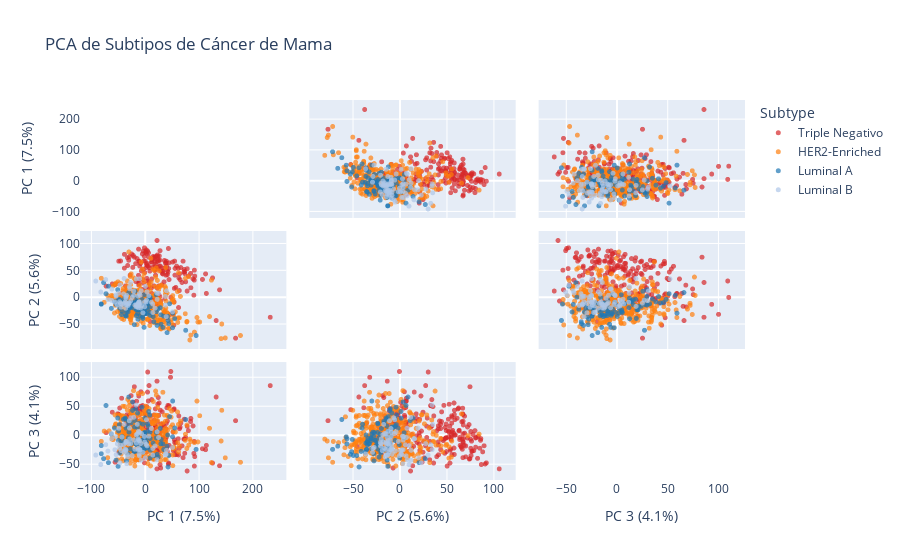

Source (notebook cell):
### Code cell
sys.path.append(os.path.abspath("../../"))
from src.utils.ConvertTextToCsv import TextToCsv

df_txt = pd.read_csv("../../data/raw/data_mrna_seq_v2_rsem.txt", header=None)
print(df_txt)
df_csv = TextToCsv("../../data/raw/data_mrna_seq_v2_rsem.txt")
print(df_csv.columns)


df_clean = df_csv.drop_duplicates(subset=['Hugo_Symbol'])
df_clean = df_clean.set_index('Hugo_Symbol')
df_clean = df_clean.drop(columns=['Entrez_Gene_Id'], errors='ignore')
df_counts = df_clean.T
df_counts.columns = df_counts.columns.astype(str).str.strip().str.upper()

genes_clave = ['ERBB2', 'ESR1', 'PGR', 'MKI67']
encontrados = [g for g in genes_clave if g in df_counts.columns]
print(f"Genes that are found: {encontrados}") 

# PCA
scaler = StandardScaler()
X_scaled = scaler.fit_transform(df_counts)
    
pca = PCA(n_components=4)
components = pca.fit_transform(X_scaled)
    

def classification_per_row(row):
    her2 = row.get('ERBB2', 0)
    esr1 = row.get('ESR1', 0)
    ki67 = row.get('MKI67', 0)
        
    th_her2 = df_counts['ERBB2'].median() if 'ERBB2' in df_counts else 0
    th_esr1 = df_counts['ESR1'].median() if 'ESR1' in df_counts else 0
    th_ki67 = df_counts['MKI67'].median() if 'MKI67' in df_counts else 0

    if her2 > th_her2:
        return 'HER2-Enriched'
    elif esr1 > th_esr1:
        if ki67 > th_ki67:
            return 'Luminal B'
        else:
            return 'Luminal A'
    else:
        return 'Triple Negativo'


df_plot = pd.DataFrame(components, columns=['0', '1', '2', '3'])
df_plot['Subtype'] = df_counts.apply(classification_per_row, axis=1).values
df_plot['Patient_ID'] = df_counts.index


labels = {str(i): f"PC {i+1} ({var:.1f}%)" for i, var in enumerate(pca.explained_variance_ratio_ * 100)}


fig = px.scatter_matrix(
    df_plot,
    dimensions=['0', '1', '2'],
    color='Subtype',
    labels=labels,
    hover_name='Patient_ID',
    title="PCA de Subtipos de Cáncer de Mama",
    opacity=0.7,
    color_discrete_map={
        'Luminal A': '#1f77b4', 'Luminal B': '#aec7e8',
        'HER2-Enriched': '#ff7f0e', 'Triple Negativo': '#d62728'
    }
)
fig.update_traces(diagonal_visible=False, marker=dict(size=5))
fig.show()

### Figure 1 — Plotly figure (JSON) as saved in the notebook; plotly's stock layout.template omitted (floating-point values rounded to 4 significant figures; data arrays with more than 128 entries replaced by an {"elided": "..."} marker saying what was removed)
{"data": [{"diagonal": {"visible": false}, "dimensions": [{"axis": {"matches": true}, "label": "PC 1 (7.5%)", "values": {"elided": "230 float values"}}, {"axis": {"matches": true}, "label": "PC 2 (5.6%)", "values": {"elided": "230 float values"}}, {"axis": {"matches": true}, "label": "PC 3 (4.1%)", "values": {"elided": "230 float values"}}], "hovertemplate": "<b>%{hovertext}</b><br><br>Subtype=Triple Negativo<br>%{xaxis.title.text}=%{x}<br>%{yaxis.title.text}=%{y}<extra></extra>", "hovertext": {"elided": "230 str values"}, "legendgroup": "Triple Negativo", "marker": {"color": "#d62728", "opacity": 0.7, "size": 5, "symbol": "circle"}, "name": "Triple Negativo", "showlegend": true, "type": "splom"}, {"diagonal": {"visible": false}, "dimensions": [{"axis": {"matches": true}, "label": "PC 1 (7.5%)", "values": {"elided": "408 float values"}}, {"axis": {"matches": true}, "label": "PC 2 (5.6%)", "values": {"elided": "408 float values"}}, {"axis": {"matches": true}, "label": "PC 3 (4.1%)", "values": {"elided": "408 float values"}}], "hovertemplate": "<b>%{hovertext}</b><br><br>Subtype=HER2-Enriched<br>%{xaxis.title.text}=%{x}<br>%{yaxis.title.text}=%{y}<extra></extra>", "hovertext": {"elided": "408 str values"}, "legendgroup": "HER2-Enriched", "marker": {"color": "#ff7f0e", "opacity": 0.7, "size": 5, "symbol": "circle"}, "name": "HER2-Enriched", "showlegend": true, "type": "splom"}, {"diagonal": {"visible": false}, "dimensions": [{"axis": {"matches": true}, "label": "PC 1 (7.5%)", "values": [-8.618, -0.2212, 33.05, 4.303, -5.861, -20.88, -23.33, -40.17, -30.45, -81.6, -35.47, -1.927, -37.14, 9.336, -25.2, 28.2, 0.2924, 40.86, 75.52, 20.66, -14.57, 51.27, 20.92, -0.995, -3.264, -34.64, 94.9, 3.503, 42.72, 9.755, -42.84, -13.45, -54.06, 45.54, -23.39, -0.2185, -10.79, 29.22, -2.448, 2.646, -7.544, -13.99, 5.653, -51.04, -62.9, -72.82, -19.59, -81.6, -68.26, -77.27, -16.05, 8.985, 34.53, 22.31, -16.35, -31.73, -19.97, -16.43, -2.041, -50.28, -4.935, -49.65, -32.71, -43.88, -47.95, -30.01, -47.4, -36.47, -17.7, -36.85, -49.38, -28.37, 2.596, -10.09, 29.78, 55.13, -18.71, 14.96, -13.51, -30.93, -14.39, 44.03, -35.02, 8.537, -42.85, -0.5659, 4.594, 6.686, -56.91, -4.191, 16.21, 24.05, -31.98, -27.56, -5.82, -3.915, -25.97, -14.07, 5.839, 51.05, 9.473, 42.02]}, {"axis": {"matches": true}, "label": "PC 2 (5.6%)", "values": [-34.05, -29.57, -56.1, -23.06, -3.834, -20.1, -10.54, -4.763, 9.001, -12.46, -1.57, -56.09, 1.76, 0.2343, -10.2, -19.32, -30.71, -65.9, -61.56, 5.008, -22.82, -29.54, -26.74, -29.53, -16.5, -27.27, -71.39, -18.66, -43.12, -17.41, -9.037, -40.92, -13.19, -11.99, 3.915, -14.23, -23.23, -32.48, -27.54, -10.64, -12.66, -8.292, -12.15, 14.45, -20.58, 6.893, -8.38, -12.66, 20.88, 27.52, -34.12, -28.28, -35.19, -52.37, -0.187, -16.79, -51.07, -23.21, 4.923, -12.49, -36.62, -4.72, -13.68, -32.14, -3.456, -9.451, -20.0, -34.32, -9.768, -13.69, -11.51, -18.72, -30.58, -23.31, -50.29, -39.97, 11.4, -35.89, -13.54, -21.85, -6.567, -49.25, -35.18, -3.144, -25.91, -23.44, -10.0, 1.516, -7.97, -39.4, -45.67, -21.79, -27.38, -19.47, -25.81, -24.8, -16.31, -30.17, -4.738, -56.82, -33.55, -35.61]}, {"axis": {"matches": true}, "label": "PC 3 (4.1%)", "values": [-16.47, 2.328, -14.79, 20.04, 48.74, -27.76, 43.26, 27.8, 66.35, -17.66, 12.57, -5.839, 29.88, -39.34, -14.0, 12.05, -9.635, -18.69, 27.43, -4.377, -12.77, 59.48, 4.866, -23.12, -24.36, -44.07, -24.21, -22.07, -54.58, -25.61, -2.005, -27.68, -42.88, 32.47, 57.85, 30.02, 21.03, -14.68, -1.61, -12.09, -23.36, 38.72, 7.658, 29.95, 2.379, 51.72, 14.54, -31.76, -47.19, -40.29, -9.532, 5.586, -24.36, -32.76, -15.85, 24.2, -28.18, -15.34, 4.511, -53.59, -29.17, -8.866, 16.41, -14.38, 18.64, 5.57, -30.42, -11.98, 46.12, 28.12, 7.735, -8.211, -4.488, -23.52, -7.041, 12.71, 25.82, -13.34, -0.888, -4.166, 13.85, -34.69, -24.52, 35.28, -8.702, 5.023, -20.74, 41.27, 12.64, 19.37, -35.0, -37.53, -31.92, -23.36, -8.608, -17.28, 21.84, -5.517, 16.2, -2.403, -5.448, 0.5556]}], "hovertemplate": "<b>%{hovertext}</b><br><br>Subtype=Luminal A<br>%{xaxis.title.text}=%{x}<br>%{yaxis.title.text}=%{y}<extra></extra>", "hovertext": ["TCGA-A1-A0SQ-01", "TCGA-A2-A04N-01", "TCGA-A2-A0CQ-01", "TCGA-A2-A0CV-01", "TCGA-A2-A0EN-01", "TCGA-A2-A0EU-01", "TCGA-A2-A0YD-01", "TCGA-A2-A0YI-01", "TCGA-A2-A0YK-01", "TCGA-A2-A1FV-01", "TCGA-A2-A259-01", "TCGA-A2-A4S0-01", "TCGA-A7-A0CG-01", "TCGA-A7-A0CJ-01", "TCGA-A7-A0D9-01", "TCGA-A7-A3IY-01", "TCGA-A7-A3J0-01", "TCGA-A7-A3RF-01", "TCGA-A7-A425-01", "TCGA-A8-A06R-01", "TCGA-A8-A09T-01", "TCGA-AC-A3W6-01", "TCGA-AC-A62Y-01", "TCGA-AN-A0FK-01", "TCGA-AN-A0FW-01", "TCGA-AO-A1KP-01", "TCGA-AQ-A54O-01", "TCGA-AR-A1AS-01", "TCGA-B6-A0IA-01", "TCGA-B6-A0IO-01", "TCGA-B6-A0WT-01", "TCGA-B6-A0X4-01", "TCGA-B6-A1KC-01", "TCGA-BH-A0B6-01", "TCGA-BH-A0BO-01", "TCGA-BH-A0BP-01", "TCGA-BH-A0DP-01", "TCGA-BH-A0GZ-01", "TCGA-BH-A0H6-01", "TCGA-BH-A0H7-01", "TCGA-BH-A0H9-01", "TCGA-BH-A0W5-01", "TCGA-BH-A18H-01", "TCGA-BH-A1EO-01", "TCGA-BH-A1ET-01", "TCGA-BH-A1EU-01", "TCGA-BH-A1EY-01", "TCGA-BH-A1F5-01", "TCGA-BH-A1F8-01", "TCGA-BH-A1FM-01", "TCGA-BH-A1FR-01", "TCGA-C8-A12N-01", "TCGA-C8-A12X-01", "TCGA-C8-A133-01", "TCGA-C8-A26V-01", "TCGA-D8-A146-01", "TCGA-D8-A1JI-01", "TCGA-D8-A1JN-01", "TCGA-D8-A1JP-01", "TCGA-D8-A1JT-01", "TCGA-D8-A1X6-01", "TCGA-D8-A1X7-01", "TCGA-D8-A1XB-01", "TCGA-D8-A1XC-01", "TCGA-D8-A1XO-01", "TCGA-D8-A1XU-01", "TCGA-D8-A1XV-01", "TCGA-D8-A27E-01", "TCGA-D8-A27I-01", "TCGA-D8-A27L-01", "TCGA-D8-A27V-01", "TCGA-E2-A10B-01", "TCGA-E2-A14Q-01", "TCGA-E2-A14S-01", "TCGA-E2-A1BD-01", "TCGA-E2-A1IF-01", "TCGA-E2-A1IH-01", "TCGA-E2-A1IK-01", "TCGA-E2-A1IN-01", "TCGA-E2-A1L8-01", "TCGA-E2-A1L9-01", "TCGA-E2-A56Z-01", "TCGA-E9-A1N3-01", "TCGA-E9-A1NF-01", "TCGA-E9-A1RD-01", "TCGA-E9-A227-01", "TCGA-E9-A22B-01", "TCGA-E9-A22E-01", "TCGA-E9-A24A-01", "TCGA-E9-A3Q9-01", "TCGA-E9-A54X-01", "TCGA-EW-A1J6-01", "TCGA-EW-A1OX-01", "TCGA-EW-A1P0-01", "TCGA-EW-A1P5-01", "TCGA-EW-A1P6-01", "TCGA-EW-A1PE-01", "TCGA-GM-A2DM-01", "TCGA-GM-A2DN-01", "TCGA-GM-A3NY-01", "TCGA-LQ-A4E4-01", "TCGA-OL-A66H-01"], "legendgroup": "Luminal A", "marker": {"color": "#1f77b4", "opacity": 0.7, "size": 5, "symbol": "circle"}, "name": "Luminal A", "showlegend": true, "type": "splom"}, {"diagonal": {"visible": false}, "dimensions": [{"axis": {"matches": true}, "label": "PC 1 (7.5%)", "values": [25.06, -13.01, -51.7, -24.14, -69.29, -8.149, -47.44, 37.8, -34.08, 14.17, -21.29, -54.51, -10.79, -9.399, -12.76, -12.47, -16.3, -29.15, -35.69, -26.77, -12.54, -19.0, -21.11, -29.49, 0.4436, 39.83, 3.414, -91.88, -7.329, -36.12, -16.56, -53.93, -45.97, -35.63, -39.06, -37.16, 39.33, -14.54, -6.879, -10.75, -33.03, -11.19, 11.55, -16.64, 2.574, -0.7461, 1.952, 37.74, -14.69, -39.33, -82.53, 21.82, -10.3, -31.88, 18.43, -46.74, -73.25, -40.1, -62.55, -28.68, -43.18, -36.24, -48.94, -1.321, -34.79, 22.39, -30.8, -4.126, 51.07, -26.99, 7.008, 14.46, -12.38, -44.58, -61.92, -56.16, -10.26]}, {"axis": {"matches": true}, "label": "PC 2 (5.6%)", "values": [7.322, 2.444, -14.06, -0.0183, -4.373, -19.69, -8.057, 1.831, 3.605, -12.45, 11.88, 4.393, 6.966, 3.865, -19.44, -9.819, -13.54, 19.71, -1.366, -6.258, -15.89, -14.4, 3.871, -10.63, 20.43, 12.3, 10.33, 30.5, 12.27, 1.015, 34.59, 2.338, -11.09, -10.04, 35.37, -8.195, -36.1, -14.27, -15.92, -8.755, -12.83, -8.142, -9.095, -17.65, -5.133, -17.58, -8.691, -14.36, -16.92, -11.16, 10.04, 8.307, 34.77, -15.22, -20.23, 23.22, 33.31, 6.325, -5.56, 16.02, -13.15, -20.39, 8.007, -8.887, -14.0, -3.598, -12.16, -28.81, -27.11, 27.88, 3.228, -28.37, -12.27, -18.46, 15.46, -8.885, -12.0]}, {"axis": {"matches": true}, "label": "PC 3 (4.1%)", "values": [-3.63, -24.86, -14.72, -34.9, -27.21, -14.32, -21.82, -31.88, -49.02, -34.0, 31.22, -2.041, -35.37, -24.96, -6.063, -8.133, -13.22, 12.64, -10.5, 30.5, -22.16, -24.05, -8.06, 25.36, -38.82, -25.91, -18.15, -34.09, -42.94, -26.98, 52.55, -33.43, -17.11, -24.94, 18.94, -24.13, -32.29, 2.838, 3.284, 5.428, -33.52, -32.49, 11.86, 0.9291, 27.14, -11.55, -15.6, -34.1, 19.06, -29.15, -50.46, -42.07, -24.63, -37.1, -18.53, -47.31, -16.08, -16.37, 3.122, -6.15, -2.851, -12.62, 12.27, -1.77, -10.78, 6.277, -14.59, -29.38, -20.88, -14.22, -1.399, -22.71, 6.982, -26.33, -5.45, -24.86, -9.295]}], "hovertemplate": "<b>%{hovertext}</b><br><br>Subtype=Luminal B<br>%{xaxis.title.text}=%{x}<br>%{yaxis.title.text}=%{y}<extra></extra>", "hovertext": ["TCGA-A2-A0SW-01", "TCGA-A2-A0T3-01", "TCGA-A2-A0YF-01", "TCGA-A2-A0YT-01", "TCGA-A2-A1FW-01", "TCGA-A2-A1FX-01", "TCGA-A2-A1G4-01", "TCGA-A2-A4S3-01", "TCGA-A8-A06Q-01", "TCGA-A8-A079-01", "TCGA-A8-A07E-01", "TCGA-A8-A07F-01", "TCGA-A8-A07L-01", "TCGA-A8-A07W-01", "TCGA-A8-A082-01", "TCGA-A8-A084-01", "TCGA-A8-A086-01", "TCGA-A8-A08I-01", "TCGA-A8-A095-01", "TCGA-A8-A096-01", "TCGA-A8-A09C-01", "TCGA-A8-A09N-01", "TCGA-A8-A09Q-01", "TCGA-A8-A0A1-01", "TCGA-AN-A0AJ-01", "TCGA-AN-A0AM-01", "TCGA-AN-A0FY-01", "TCGA-AO-A1KS-01", "TCGA-AR-A0TY-01", "TCGA-AR-A0U3-01", "TCGA-AR-A1AW-01", "TCGA-AR-A24K-01", "TCGA-AR-A24N-01", "TCGA-AR-A24R-01", "TCGA-AR-A24S-01", "TCGA-AR-A2LK-01", "TCGA-B6-A0IB-01", "TCGA-B6-A0RI-01", "TCGA-B6-A0RV-01", "TCGA-B6-A0WS-01", "TCGA-B6-A0WV-01", "TCGA-B6-A0X5-01", "TCGA-BH-A0BC-01", "TCGA-BH-A0BV-01", "TCGA-BH-A0DX-01", "TCGA-BH-A0E1-01", "TCGA-BH-A0E2-01", "TCGA-BH-A0HB-01", "TCGA-BH-A0HP-01", "TCGA-BH-A1FJ-01", "TCGA-BH-A204-01", "TCGA-C8-A1HG-01", "TCGA-C8-A1HM-01", "TCGA-C8-A1HO-01", "TCGA-C8-A273-01", "TCGA-C8-A27A-01", "TCGA-D8-A1J8-01", "TCGA-D8-A1JC-01", "TCGA-D8-A1JE-01", "TCGA-D8-A1JJ-01", "TCGA-D8-A1XG-01", "TCGA-D8-A1XR-01", "TCGA-D8-A1Y0-01", "TCGA-D8-A1Y1-01", "TCGA-E2-A10A-01", "TCGA-E2-A14Z-01", "TCGA-E2-A15F-01", "TCGA-E2-A15O-01", "TCGA-E2-A2P5-01", "TCGA-E9-A1N9-01", "TCGA-E9-A1NA-01", "TCGA-E9-A1NI-01", "TCGA-E9-A1R4-01", "TCGA-E9-A1RC-01", "TCGA-E9-A226-01", "TCGA-E9-A22H-01", "TCGA-EW-A1PA-01"], "legendgroup": "Luminal B", "marker": {"color": "#aec7e8", "opacity": 0.7, "size": 5, "symbol": "circle"}, "name": "Luminal B", "showlegend": true, "type": "splom"}], "layout": {"dragmode": "select", "legend": {"title": {"text": "Subtype"}, "tracegroupgap": 0}, "title": {"text": "PCA de Subtipos de Cáncer de Mama"}}}
